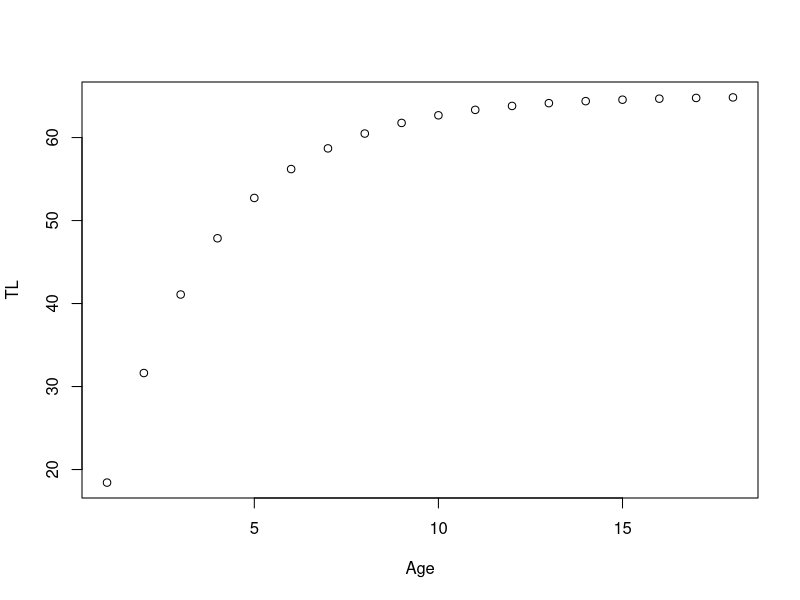
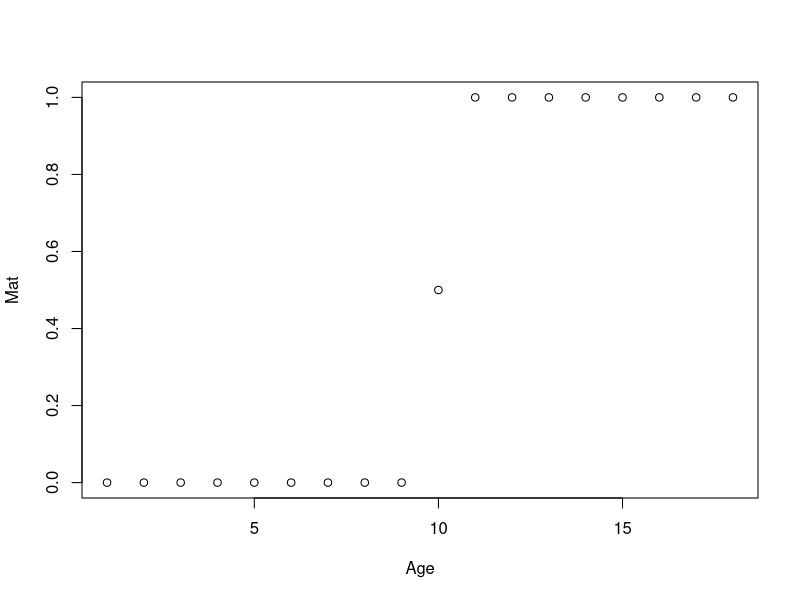
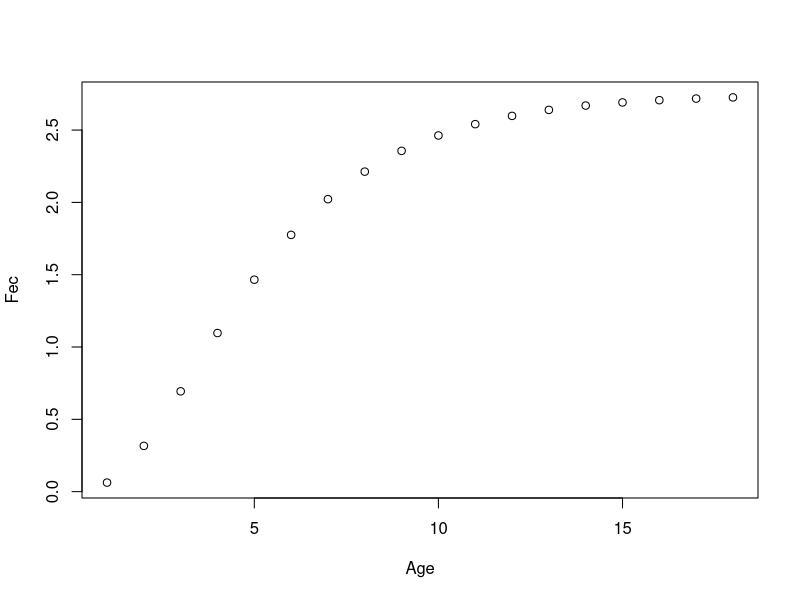
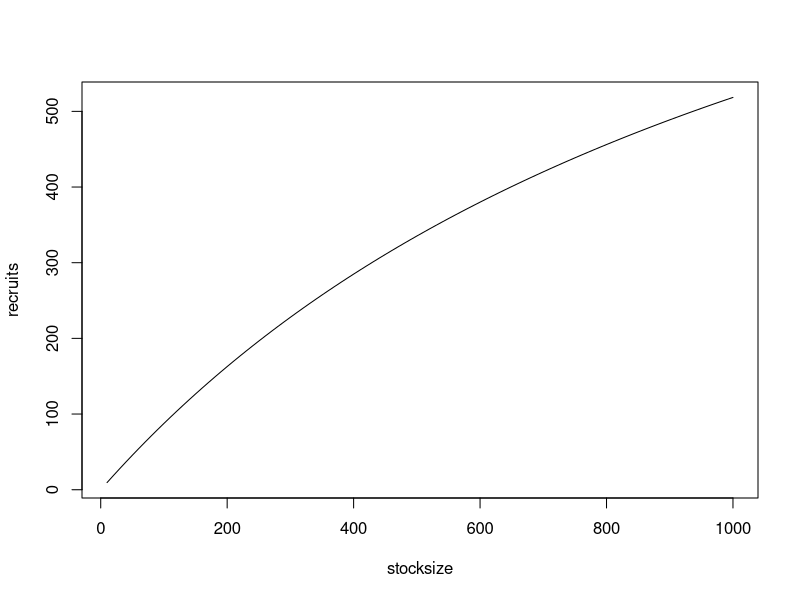
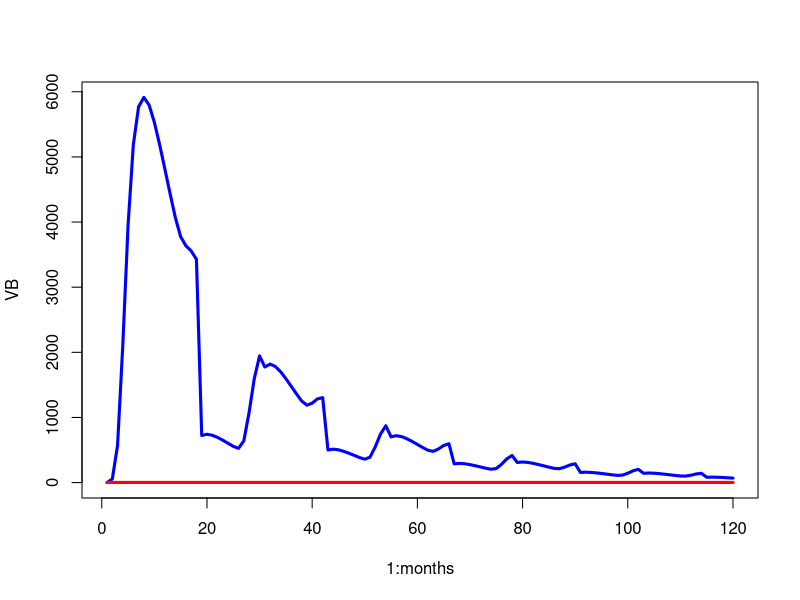
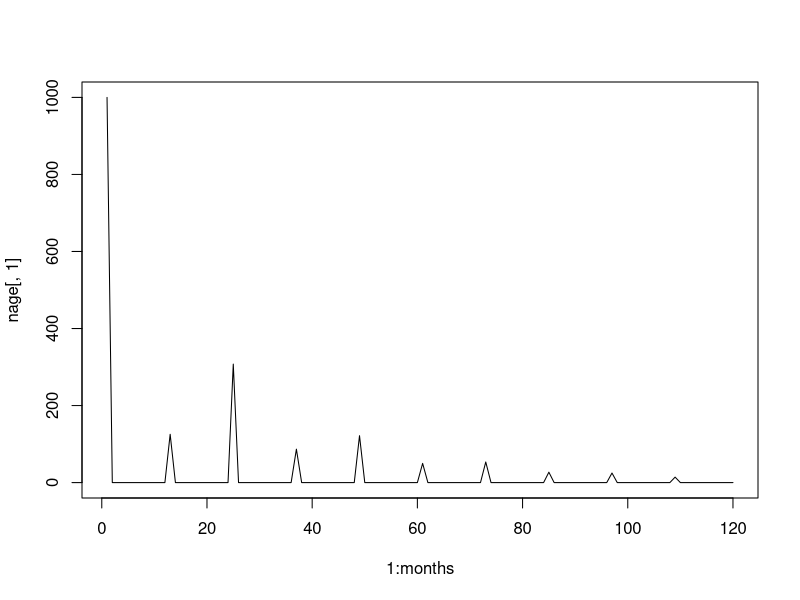

Recreate these plots in R, in order.
### 10/30/2020 Turning generic AS model into monthly scallops 
#   -first make monthly
#   -then input more realistic scallop parms

### Remaining to do:
#     -Probably want to allow the scallops to live maybe 18 months? This would also allow for the possibility that some scallops can
#           -spawn twice. Seems ballpark that this would be a proportion <50% but greater than 10%
#     -make harvest season explicit (i.e. vulnerability off of age or month as opposed to size) or having a vul to harvest and vul to retention
#     -deal with animals that can spawn before they're killed, so need an aggregator to sum eggs in non-recruit months.
#     -consider spatial issues




rm(list = ls())

################################################################################
# Parameters #
################################################################################

### Constants, life history and fishery ###
  amax = 18    #Going to be changed to 18, maximum age, in months *possibly taken from Geiger 2010
  Ro = 1000       #recruitment at unfished conditions *made up, theoretical
  CR = 8          #recruitment compensation ratio *guessed, could look back at CR of other bivalves
  vbk = 4/12      #von bertelanfy metabolic parameter *initially guessed by manually matching to barber and blake, lines kinda up with Wolf & Mendo
  vblinf = 65     #von bertelanfy length infinity parameter, mm shell height *from Geiger
  vbt0 = 0        #von bertelanfy t0 parameter *made up
  alw = 0.0001   #length weight alometry parameter, just altered so asympt. wt = ~ 1 oz, probably *Made up, Jen is going to check on data for this
  alwb = 3        #length weight alometry b parm
  #next 3 parms may be informed by Jen's current study 
  wmat = 12       #weight at maturity *values tied to when we thought 50% maturity occurred in months, then to weights, so this changes with alw
  amat = 10       #age at 50% maturity
  msd = .1        #standard deviation of maturity *made up, will update
  vlh = 50        #length at 50% vulnerability *guessed, Jen will check on histograms
  vsd = 5        #standard deviation of length at 50% vulnerability
  M = 0.2        #natural mortality *Jen's work had the monthly of .17 - .23 (daily 0.0057 - 0.0078) *intial guess was 0.35       
  TLref = vblinf*0.5  #this is the reference length for M--i.e. at what length are we assuming length-invariant M is being measured. 
                      #So, the M=0.35 above is saying M is constant over all ages/sizes, which is probably wrong. But to use the Lorenzen-type 
                      #mortality scaling, we need to say what the constant M is representing.
  lorenzc = 1     #exponent of the scaling of mortality with length. 

  effort=2     #fixing effort at a constant level, so changing to deterministic (non-dynamic) effort
  q=0.0003        #fixing q at a constant
  U = 0           #harvest rate, used for equilibrium calculations only. In the model harvest rate (hr) is used as 1-exp(-effort *catchability), allowing for time varying effort
 
### Age-specifc vectors ###
  Age = seq(1,amax)                             #Age
  TL = vblinf*(1-exp(-vbk*(Age-vbt0)))          #Total length
  Wt = (alw*(TL)^alwb)                          #Weight
  Vul = 1/(1+exp(-(TL-vlh)/vsd))                #Vulnerability
  #Surv = (1+vblinf/TL*(exp(vbk)-1))^(-M/vbk)    #Survival in each time step, could have alterantively done: exp(-Madult*linf/base_len)
  Surv = exp(-(M*TLref/TL))^lorenzc             #another, simpler way of looking at age-varying survival. Note this will produce more variation than the above method
  Lo = vector(length=amax); Lo[1]=1;  for (i in 2:amax){Lo[i]=Lo[i-1]*Surv[i-1]}; #Lo[Amax] = Lo[(Amax-1)]*surv[(Amax-1)]/(1-surv[(Amax-1)])       #survivorship in unfished condtions with special survivorship for terminal age
  Lfished = vector(length=amax); Lfished[1]=1;  for (i in 2:amax){Lfished[i]=Lfished[i-1]*Surv[i-1]*(1-U*Vul[i-1])}; #Lfished[Amax] = Lfished[(Amax-1)]*surv[(Amax-1)]*(1-U*vul[(Amax-1)])/(1-surv[(Amax-1)]*(1-U*vul[(Amax-1)]))       #Standard with special calculation for terminal fished survivorship

  Mat = 1/(1+exp(-(Age-amat)/msd))                #Vulnerability
  Fec = .1*Wt # the 0.1 is from the Barber & Blake paper, but Jen will double check
  #Fec = ifelse((Wt-Wt[amat])<0,0,Wt-Wt[amat])           #Fecundity

  #Bag limit stuff
    #Calculating # scallops per gallon -- first need a rough bag limit, i.e. how many scallops does it take to fill a limit?
    #from Zach citing Geiger 2006
    ash = 50  #avg shell height in mm??
    gs = (-6.704*ash + 480.96)/2  #So...this is obviously not correct. I either missed something or the units are off. I couldn't find this equation in Geiger 2006
    #Geiger also showed that across most of the areas sampled, about 100-125 scallops fills the 2gal limit in July & Aug (peak months), so going with bag of 115
    bag <- 115                      #assumed bag limit
    maxcat <- (bag*2.5)             #theoretical max anyone can catch 
    ret <- pmin(0:maxcat,bag)       #how many can be retained for every individual option of numbers caught
    p.legal <- rep(1,length(Age))   #not actually bag but would be used if there was a minimum size limit like 1/(1+exp(-1.7*(TL-MLL)/0.07))


plot(Age, TL)
plot(Age, Mat)
plot(Age, Fec)

### Calculations from vectors ###
  epro = sum(Lo*Fec)                    #eggs-per-recruit unfished conditions
  eprf = sum(Lfished*Fec)               #eggs-per-recruit fished conditions
  bpro = sum(Wt,Lo)                     #biomass-per-recruit unfished conditions
  npro = sum(Lo)                        #numbers-per-recruit unfished conditions
  vbpro = sum(Vul*Wt*Lo)                #vulnerable biomass per recruit unfished conditions
  vbprf = sum(Vul*Wt*Lfished)           #vulnerable biomiass per recruit fished conditions
  spr = epro/eprf                       #spawning potential ratio
  bo = Ro*bpro                          #biomass at unfished condtions
  no = Ro*npro                          #numbers at unfished conditions
  vbo = Ro*vbpro                        #vulnerable biomass at unfished conditions
  #recruitment parms and calcs#

  ### THESE NEED TO BE ADJUSTMENT TO DEAL WITH PROP SPAWN
    bha = CR/epro                         #beverton holt a parm
    bhb = (CR-1)/(Ro*epro)                #beverton holt b parm
    r.eq = (bha*eprf-1)/(bhb*eprf)        #equilibrium recruitment
    yield.eq = U*vbprf*r.eq

    #looking at the beverton holt stock-recruit relationships--you can change CR and re-run to see how this changes
      stocksize <- seq(10, 1000, length.out=100)
      recruits <- bha*stocksize/(1+bhb*stocksize)
      plot(stocksize,recruits, type="l")

################################################################################
### time and age dynamics ###
################################################################################
  months = 120
  #setting up space for model outputs
    eggs = vector(length=months); N=vector(length=months); B=vector(length=months); VB=vector(length=months); hr=vector(length=months); 
    yield_n = vector(length=months); yield_b = vector(length=months);cpue_n = vector(length=months); cpue_b = vector(length=months); 
    qt = vector(length=months); et = vector(length=months); hcpue=vector(length=months); hpue=vector(length=months); pr_hr=vector(length=months);
    hr_sel=matrix(0,months,amax); hr_harv=matrix(0,months,amax);

  #numbers at age of fish
  nage = matrix(0,months,amax)                                                     #set up matrix
      #initializing first year age structure
      nage[1,1]=Ro#*Lo                                                              #numbers at age, year 1
      nage[cbind(1:amax,1:amax)] <- Ro*Lo
      #initializing first year of all year dependent values, note, these must go in a specific order
      prop_spawn<-c(0,0,0,0,0,0.1,0.2,0.5,0.8,0.8,0.2,0.1)                          #proportion of indv that spawn in each month (across ages), currently dummy values 
      prop_spawn <- prop_spawn/sum(prop_spawn) ### requires adjustment of a/b BH rec
      prop_2spawn <- c(0.3,0.5,1,0,0,0,0,0,0,0,0,0)
      prop_2spawn <- prop_2spawn/sum(prop_2spawn) ### requires adjustment of a/b BH rec

      prop_bspawn <- prop_spawn + prop_2spawn
      #proc_err[1] = 0 #rnorm(1,0,sdpro)                                          #first value of process error
      N[1] = sum(nage[1,])                                                        #first value of total numbers
      B[1] = sum(nage[1,]*Wt)                                                     #first value of total biomass
      VB[1] = sum(nage[1,]*Wt*Vul)                                                #first value of vulernable biomass
      qt[1] = q                                                                   #Here fixing q at a constant
      et[1] = effort                                                              #Here fixing effort at a constant
      hr[1] = 1-exp(-qt[1]*et[1])                                                 #first value of harvest rate
    hr_sel[1,] = hr[1]*Vul                                                      #age-specific capture rate according to selectivity
    hr_harv[1,] =  hr[1]*Vul*p.legal                                            #age-specific capture of legally big animals (adjusting hr_sel for size limit)
    hcpue[1] = sum(nage[1,]*hr_harv[1,])/et[1]                                     #raw catch rates not accounting for bag *also not accounting for loss due to So
    hcpue[1] = ifelse(is.nan(hcpue[1]),0,hcpue[1])                              #trap for cases where effort = 0, will throw div0 errors (NaN)
    hpue[1] = sum(dpois(0:maxcat,hcpue[1])*ret)                                    #rate of actually harvestable fish accounting for bag and size
    pr_hr[1] = (hpue[1]/hcpue[1])                                               #probability of actually harvesting fish of legal size
    pr_hr[1] = ifelse(is.nan(pr_hr[1]),0,pr_hr[1])                              #Another trap, becuase hcpue could be 0
    yield_n[1] = sum(hr_harv[1,]*pr_hr[1]*nage[1,])
    yield_b[1] = sum(hr_harv[1,]*pr_hr[1]*nage[1,]*Wt) 
    cpue_n[1] = yield_n[1]/et[1]                                                    #first value of cpue
    cpue_b[1] = yield_b[1]/et[1]                                                    #first value of cpue

      eggs <- rep(0, months)                                                          #Filling in eggs (in each month) vector with zeroes
      egg.m <- rep
      #calculations for vectors--i.e. year but not age varying components of model
      for( i in 2:months) {
        #recruitment
          nage[i,1] = 0              #the recruitment without process error
          if(i %% 12==1){
            eggs[i-1] <- sum((Fec * Mat * t(nage[(i-12):(i-1),])) %*% diag(prop_bspawn))
            nage[i,1] = bha*eggs[i-1]/(1+bhb*eggs[i-1])              #the recruitment without process error
               }

        #nage[i,1] = bha*eggs[i-1]/(1+bhb*eggs[i-1])                          #the recruitment without process error
        #nage[i,1] = bha*eggs[i-1]/(1+bhb*eggs[i-1])*exp(proc_err[i-1])       #the recruitment each year, a product of beverton holt, eggs, and process error ****note this is going to be changed to be a function of a habitat dependent b parmameter, see DD habitat excel file

    #bag limit
      qt[i] = q                                                                  #catchability when fixed as a constant
      et[i] = effort 
      hr[i] = 1-exp(-(et[i]*q))
      hr_sel[i,] = hr[i]*Vul
      hr_harv[i,] = hr[i]*Vul*p.legal
        for(j in 2:amax) {                                                      #Only have age 1 at this point, so need to fill in other ages to calculate catch rates
           nage[i,j]=nage[i-1,j-1]*Surv[j-1]                                    #Note this assumes NO natural mortality yet, so these are theoretical catch rates if we think M happens before F in annual cycle
           }
      hcpue[i] = sum(nage[i,]*hr_harv[i,])/et[i]                                #expected catch rate of harvestable fish
      hcpue[i] = ifelse(is.nan(hcpue[i]),0,hcpue[i])                            #div0 trap for effort = 0
      hpue[i] = sum(dpois(0:maxcat,hcpue[i])*ret)                                  #poisson prob of each capture event * number of fish that can be retained on each capture event, summed
      pr_hr[i] = (hpue[i]/hcpue[i])                                     #probabilty of actually harvesting (i.e. landing)
      pr_hr[i] = ifelse(is.nan(pr_hr[i]),0,pr_hr[i])                            #trap for effort =0...meaning hcpue=0

          for(j in 2:amax) {
            nage[i,j] = nage[i-1,j-1]*Surv[j-1]*
            (1-hr_harv[i-1,j-1]*pr_hr[i-1]) 
          }
          
        N[i] = sum(nage[i,])                                                      #total numbers, sum of numbers at each age
        B[i] = sum(nage[i,]*Wt)                                                   #total biomass, sum of numbers at age * weight at age
        VB[i] = sum(nage[i,]*Wt*Vul)                                              #vulernable biomass, sum of numbers at age * weight at age * vul at age
        yield_n[i] = sum(hr_harv[i,]*pr_hr[i]*nage[i,])                           #yeild in numbers
        yield_b[i] = sum(hr_harv[i,]*pr_hr[i]*nage[i,]*Wt)                        #yeild in biomass
        cpue_n[i] = yield_n[i]/et[i]                                                   #cpue in numbers, yeild/effort
        cpue_b[i] = yield_b[i]/et[i]                                                   #cpue in bimoass, yeild/effort
      }

################################################################################
### Report ###
################################################################################
  #Simple plot of VB, effort
    plot(1:months, VB, type="l", col="blue", lwd=3, ylim=c(0, max(VB)))
    lines(1:months, et, col="red", lwd=3)

    plot(1:months, nage[,1], type='l')
